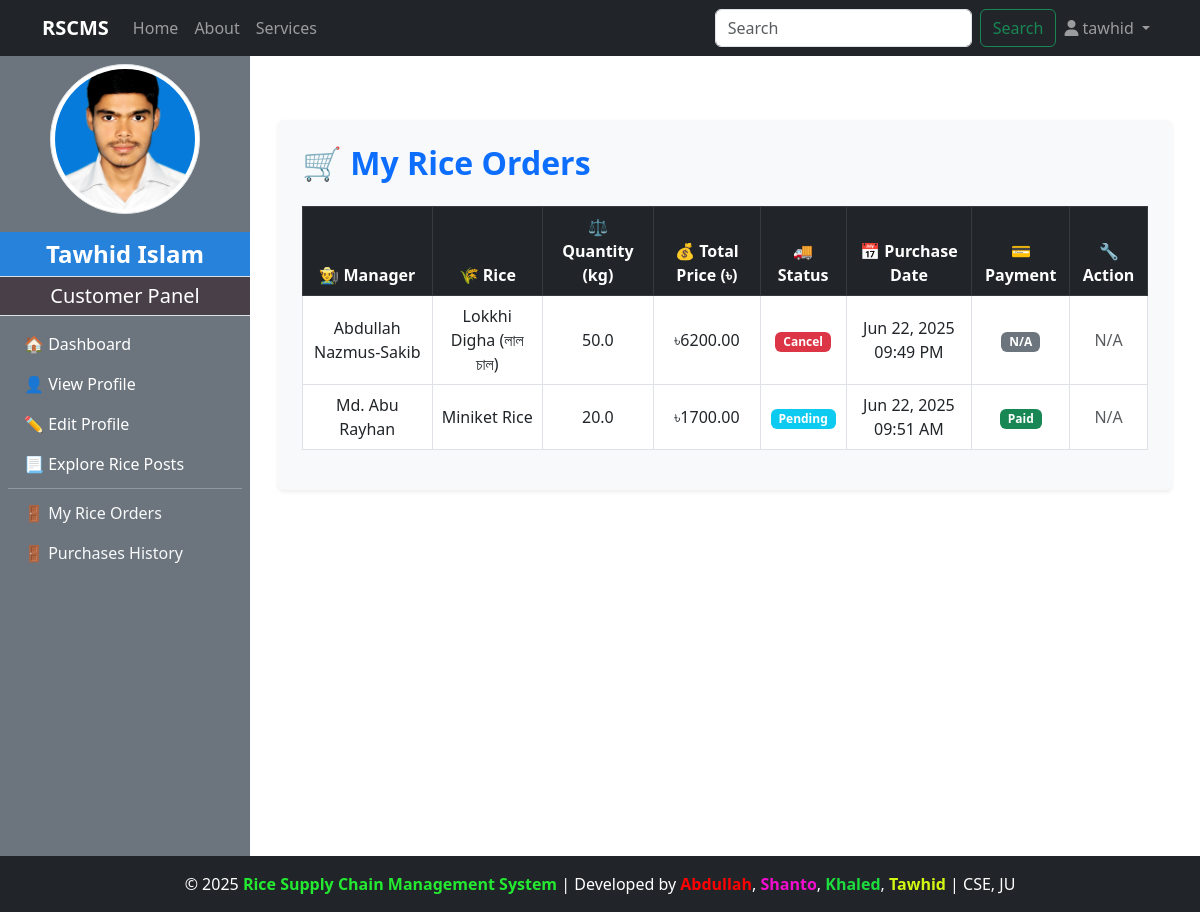
Before: /customer/my_rice_orders/ (signed in) with the older database file.
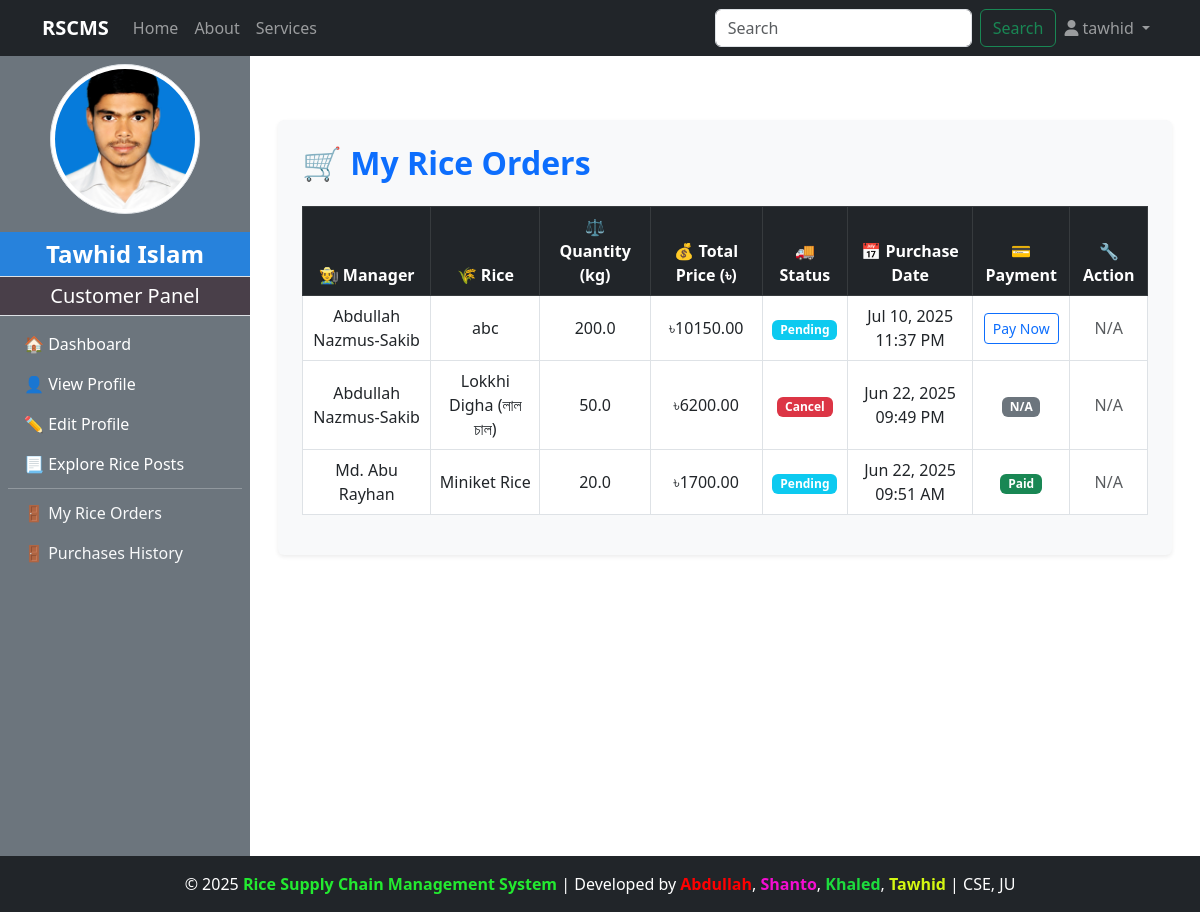
After: the same page with the newer database file.
### accounts/models.py (models this page shows, shortened)
class CustomUser(AbstractUser):
    ROLE_CHOICES = (
        ('admin', 'Admin'),
        ('manager', 'Manager'),
        ('customer', 'Customer'),
        ('dealer', 'Dealer'),
    )
    role = models.CharField(max_length=20, choices=ROLE_CHOICES, default='admin')

### customer/models.py (models this page shows, shortened)
class CustomerProfile(models.Model):
    user = models.OneToOneField(CustomUser, on_delete=models.CASCADE, limit_choices_to={'role':'customer'},related_name="customerprofile")
    full_name = models.CharField(max_length=100)
    phone_number = models.CharField(max_length=11)
    Transaction_password = models.CharField(max_length=11,null=True,blank=True)
    address =models.TextField()
    image = models.ImageField(upload_to="customer_profile/",blank=True,null=True)
    date_of_birth = models.DateField(blank=True,null=True)
    created_at = models.DateTimeField(auto_now_add=True,blank=True,null=True)

class Purchase_Rice(models.Model):
    STATUS_CHOICES = [
        ('Pending', 'Pending'),
        ('Accepted', 'Accepted'),
        ('Cancel', 'Cancel'),
        ('Shipping', 'Shipping'),
        ('Delivered', 'Delivered'),
        ('Successful', 'Successful'),
    ]
    customer = models.ForeignKey(CustomUser, on_delete=models.CASCADE, related_name='customer_rice_purchases')
    rice = models.ForeignKey(RicePost, on_delete=models.CASCADE, related_name='customer_rice_orders')
    quantity_purchased = models.FloatField()
    total_price = models.DecimalField(max_digits=10, decimal_places=2)
    profit_or_loss = models.DecimalField(max_digits=10, decimal_places=2, default=0)
    delivery_cost = models.DecimalField(max_digits=6, decimal_places=2, default=0)
    is_confirmed = models.BooleanField(default=False)
    payment = models.BooleanField(default=False)
    status = models.CharField(max_length=20, choices=STATUS_CHOICES, default='Pending')  # ✅ New field
    purchase_date = models.DateTimeField(auto_now_add=True)

### manager/models.py (models this page shows, shortened)
class RicePost(models.Model):
    manager = models.ForeignKey(CustomUser,on_delete=models.CASCADE, limit_choices_to={'role':'manager'},related_name="managerPost")
    rice_name = models.CharField(max_length=200, blank=True, null=True)
    quality = models.CharField(max_length=100)
    quantity_kg = models.FloatField()
    price_per_kg = models.DecimalField(max_digits=6, decimal_places=2)
    description = models.TextField()
    is_sold = models.BooleanField(default=False)
    rice_image = models.ImageField(upload_to="rice_image/",blank=True,null=True)
    created_at = models.DateTimeField(auto_now_add=True)

class ManagerProfile(models.Model):
    user = models.OneToOneField(CustomUser,on_delete=models.CASCADE,limit_choices_to={'role':'manager'},related_name="managerprofile")
    full_name = models.CharField(max_length=100)
    phone_number = models.CharField(max_length=11)
    transaction_password = models.CharField(blank=True)
    address = models.TextField()
    mill_name = models.CharField(max_length=100)
    mill_location = models.TextField()
    profile_image = models.ImageField(upload_to="manager_profile/",blank=True,null=True)
    experience_year = models.PositiveIntegerField(blank=True, null=True)
    bio = models.TextField(blank=True)
    created_at = models.DateTimeField(auto_now_add=True)

### customer/views.py (the view)
# urls.py: path('my_rice_orders/', views.my_order_page, name='my_order_page'),
@login_required
@user_passes_test(lambda u: u.role == 'customer')
def my_order_page(request):
    orders = Purchase_Rice.objects.filter(customer=request.user).order_by("-purchase_date")
    return render(request, 'customer/my_order_page.html', {'orders': orders})

### admin_panel/context_processors.py (called while the page is built)
def admin_profile(request):
    if request.user.is_authenticated:
        try:
            admin = AdminProfile.objects.get(user=request.user)
            return {'admin': admin}
        except AdminProfile.DoesNotExist:
            return {}
    return {}

### customer/context_processors.py (called while the page is built)
def customer_profile(request):
    if request.user.is_authenticated:
        try:
            customer = CustomerProfile.objects.get(user=request.user)
            return {'customer': customer}
        except CustomerProfile.DoesNotExist:
            return {}
    return {}

### manager/context_processors.py (called while the page is built)
def manager_profile(request):
    if request.user.is_authenticated:
        try:
            manager = ManagerProfile.objects.get(user=request.user)
            return {'manager': manager}
        except ManagerProfile.DoesNotExist:
            return {}
    return {}

### customer/templates/customer/my_order_page.html (shortened to what this page needs)
{% extends "base.html" %}
{% load widget_tweaks %}
{% block content %}
<div class="container mt-5 px-4 py-4 rounded shadow-sm" style="background-color: #f8f9fa;">
    <h2 class="mb-4 fw-bold text-primary">🛒 My Rice Orders</h2>
    {% if orders %}
        <div class="table-responsive">
            <table class="table table-bordered table-hover align-middle text-center bg-white">
                <thead class="table-dark">
                    <tr>
                        <th>👨‍🌾 Manager</th>
                        <th>🌾 Rice</th>
                        <th>⚖️ Quantity (kg)</th>
                        <th>💰 Total Price (৳)</th>
                        <th>🚚 Status</th>
                        <th>📅 Purchase Date</th>
                        <th>💳 Payment</th>
                        <th>🔧 Action</th>
                    </tr>
                </thead>
                <tbody>
                    {% for order in orders %}
                        {% if order.status != "Successful" %}
                        <tr>
                            <td>{{ order.rice.manager.managerprofile.full_name }}</td>
                            <td>{{ order.rice.rice_name }}</td>
                            <td>{{ order.quantity_purchased }}</td>
                            <td>৳{{ order.total_price }}</td>
                            <td>
                                {% if order.status == "Cancel" %}
                                    <span class="badge bg-danger">{{ order.status }}</span>
                                {% else %}
                                    <span class="badge bg-info">{{ order.status }}</span>
                                {% endif %}
                            </td>
                            <td>{{ order.purchase_date|date:"M d, Y h:i A" }}</td>
                            <td>
                                {% if order.payment %}
                                    <span class="badge bg-success">Paid</span>
                                {% elif order.status == "Cancel" %}
                                    <span class="badge bg-secondary">N/A</span>
                                {% else %}
                                    <a href="{% url 'mock_customer_rice_payment' order.id %}" class="btn btn-sm btn-outline-primary">Pay Now</a>
                                {% endif %}
                            </td>
                            <td>
                                {% if order.status == "Delivered" %}
                                    {% if order.payment %}
                                        <form method="post" action="{% url 'confirm_delivery' order.id %}">
                                            {% csrf_token %}
                                            <button class="btn btn-sm btn-success">Confirm Delivery</button>
                                        </form>
                                    {% else %}
                                        <a href="{% url 'mock_customer_rice_payment' order.id %}" class="btn btn-sm btn-warning">Complete Payment</a>
                                    {% endif %}
                                {% elif order.status == "Cancel" %}
                                    {% if order.payment %}
                                        <span class="btn btn-sm btn-secondary" disabled>Refunding</span>
                                    {% else %}
                                        <span class="text-muted">N/A</span>
                                    {% endif %}
                                {% else %}
                                    <span class="text-muted">N/A</span>
                                {% endif %}
                            </td>
                        </tr>
                        {% endif %}
                    {% endfor %}
                </tbody>
            </table>
        </div>
    {% else %}
        <div class="alert alert-info text-center">
            You haven't ordered any rice yet.
        </div>
    {% endif %}
</div>
{% endblock %}

### templates/base.html (shortened to what this page needs)
<!DOCTYPE html>
<html lang="en">
<head>
    {% load static %}
    <link href="https://cdn.jsdelivr.net/npm/bootstrap@5.3.0/dist/css/bootstrap.min.css" rel="stylesheet">
    <link rel="stylesheet" href="{% static 'manager/css/dashboard.css' %}">
    <link rel="stylesheet" href="https://cdnjs.cloudflare.com/ajax/libs/font-awesome/6.5.0/css/all.min.css">
</head>
<body class="d-flex flex-column min-vh-100">
    {% include 'navbar.html' %}
   <div class="d-flex flex-grow-1 overflow-hidden" style="height: 100vh;">
        <div id="sidebarWrapper" class="d-none d-md-block">
            {% include 'SlideBar.html' %}
        </div>
        <div id="content" class="flex-grow-1 p-3 overflow-auto" style="max-height: calc(100vh - 56px - 56px);">
            <div class="container">
                {% block content %}{% endblock %}
            </div>
        </div>
    </div>
    <footer class="bg-dark text-white text-center py-3">
        <p class="mb-0">&copy; 2025 <strong style="color: rgb(35, 234, 48);">Rice Supply Chain Management System</strong> | Developed by <span style="color: red; font-weight:bold">Abdullah</span>, <span style="color: rgb(244, 13, 209); font-weight:bold">Shanto</span>, <span style="color: rgb(29, 220, 61); font-weight:bold">Khaled</span>, <span style="color: rgb(212, 247, 18); font-weight:bold">Tawhid</span> | CSE, JU</p>
    </footer>
</body>
</html>

### templates/navbar.html (shortened to what this page needs)
<nav class="navbar navbar-expand-lg navbar-dark bg-dark">
    <div class="container">
        <a class="navbar-brand fw-bold" href="http://127.0.0.1:8000/">RSCMS</a>
        <div class="collapse navbar-collapse" id="navbarNav">
            <ul class="navbar-nav me-auto">
                <li class="nav-item">
                    {% if request.user.is_authenticated %}
                    {% if request.user.role == "manager" %}
                    <a class="nav-link" href="{% url 'manager_dashboard' %}">Home</a>
                    {% elif request.user.role == "customer" %}
                    <a class="nav-link" href="{% url 'customer_dashboard' %}">Home</a>
                    {% elif request.user.role == "dealer" %}
                    <a class="nav-link" href="{% url 'dealer_dashboard' %}">Home</a>
                    {% elif request.user.role == "admin" %}
                    <a class="nav-link" href="{% url 'admin_dashboard' %}">Home</a>
                    {% endif %}
                    {% endif %}
                </li>
                <li class="nav-item">
                    <a class="nav-link" href="{% url 'about' %}">About</a>
                </li>
                <li class="nav-item">
                    <a class="nav-link" href="{% url 'services' %}">Services</a>
                </li>
            </ul>
           <form class="d-flex" action="{% url 'search' %}" method = "get">
                <input class="form-control me-2" type="search" placeholder="Search" aria-label="Search" name="query" id="search">
                <button class="btn btn-outline-success" type="submit">Search</button>
            </form>
            <ul class="navbar-nav">
                <li class="nav-item dropdown">
                    <a class="nav-link dropdown-toggle" href="#" id="userDropdown" role="button" data-bs-toggle="dropdown" aria-expanded="false">
                        <i class="fas fa-user"></i>
                        {% if request.user.is_authenticated %}
                        {{ request.user.username }}
                        {% else %}
                            Account
                        {% endif %}
                    </a>
                </li>
            </ul>
        </div>
    </div>
</nav>

### templates/SlideBar.html (shortened to what this page needs)
{% load static %}
{% if request.user.is_authenticated and request.user.role == "customer" %}
<div class="bg-secondary text-white d-flex flex-column" style="min-width: 250px; height: 100vh;" >
<div class="text-center my-2">
    {% if customer and customer.image %}
        <img src="{{ customer.image.url }}" class="rounded-circle img-thumbnail" style="width: 150px; height: 150px; object-fit: cover; margin-bottom: 10px;" alt="Profile Image">
    {% else %}
        <img src="{% static 'images/default_profile.png' %}" class="rounded-circle img-thumbnail" style="width: 150px; height: 150px; object-fit: cover; margin-bottom: 10px;" alt="Default Profile Image">
    {% endif %}
</div>
    <div class="sidebar-user-name p-1 fs-4 border-bottom">{{customer.full_name}}</div>
    <div class="sidebar-header p-1 fs-5 border-bottom">Customer Panel</div>
    <nav class="nav flex-column p-2">
        <a class="nav-link text-white {% if request.resolver_match.url_name == 'customer_dashboard' %}active{% endif %}" href="{% url 'customer_dashboard' %}">🏠 Dashboard</a>
        <a class="nav-link text-white {% if request.resolver_match.url_name == 'customer_profile' %}active{% endif %}" href="{% url 'customer_profile' %}">👤 View Profile</a>
        <a class="nav-link text-white {% if request.resolver_match.url_name == 'update_customer_profile' %}active{% endif %}" href="{% url "update_customer_profile" %}">✏️ Edit Profile</a>
        <a class="nav-link text-white {% if request.resolver_match.url_name == 'explore_all_rice_post' %}active{% endif %}" href="{% url "explore_all_rice_post" %}">📃 Explore Rice Posts</a>
        <hr class="my-1">
        <a class="nav-link text-light {% if request.resolver_match.url_name == 'my_order_page' %}active{% endif %}" href="{% url 'my_order_page' %}">🚪 My Rice Orders</a>
        <a class="nav-link text-light {% if request.resolver_match.url_name == 'rice_purchases_history' %}active{% endif %}" href="{% url 'rice_purchases_history' %}">🚪 Purchases History</a>
    </nav>
</div>
{% endif %}

### static/manager/css/dashboard.css (style rules this page uses)
body { display: flex; min-height: 100vh; margin: 0; }
#content { flex-grow: 1; padding: 20px; }
.sidebar-header { font-size: 1.5rem; padding: 10px; background-color: #493f49; text-align: center; }
.sidebar-user-name { font-size: 1.2rem; padding: 10px; background-color: #2782dc; text-align: center; font-weight: bold; }

Changed rows visible on the page:
added Purchase_Rice: rice.manager.managerprofile.full_name "Abdullah Nazmus-Sakib", rice.rice_name "abc", quantity_purchased "200.0", total_price "10150.00", status "Pending", purchase_date "Jul 10, 2025 11:37 PM", payment "Pay Now", shows "N/A"
